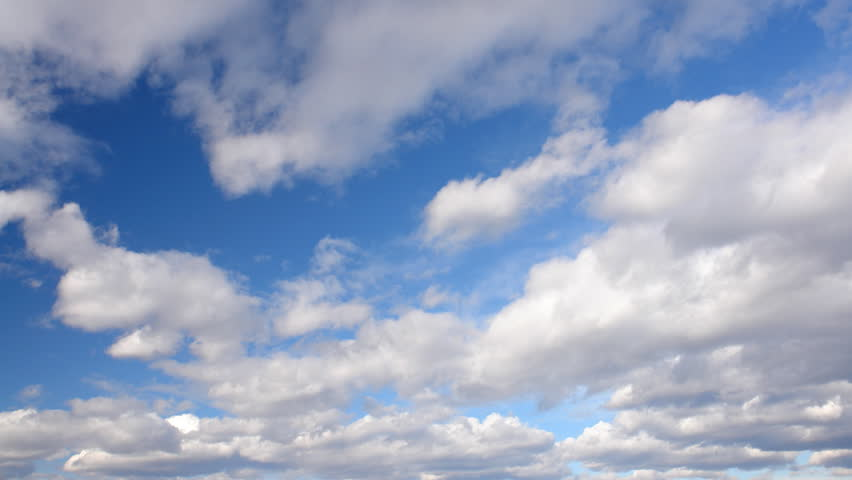
#> input picture 5- Image Classification/Dataset/cloudy125.jpg, 852 x 480 px; its folder holds 4 pictures in this run
$ python fatih_celik_2385268.py
#> lines starting #> are read from the running program, lines starting #| are printed output that depends on the picture
import os
from PIL import Image
import numpy as np
from sklearn.neighbors import KNeighborsClassifier
import matplotlib.pyplot as plt

"""
First, I choose mean and standard deviation features to use in the mystery_features function because both features get information about total contrast and brightness of the images in the dataset. Also they provide information about the distribution of the pixel values in the images.          How does it help to get good classification accuracy?
To give an example, if we have a dataset consist of images of fruits, we can distinguish ripe and unripe ones if we use mean and standard deviation as our features because ripe fruits generally has lower standard deviation than unripe fruits.

Then, I got bad accuricies, after that I changed myster_features to color information.
"""


def mystery_features(images):
    features = []
    for image in images:
        # color information
        color = np.mean(image, axis=(0, 1))
        features.append(color)
    return features


def hist_features(images):
    features = []
    for image in images:
        # bins default 256, 8-bit grayscale
        hist, bins = np.histogram(image, bins=256, range=(0, 256))
        features.append(hist)
    return features


def load_dataset(path):
    trainingImg = []
    trainingLabels = []
    validationImg = []
    validationLabels = []
    testingImg = []
    testingLabels = []

    # Take all the images formatted with .jpg(not the directories) and save it to images
    images = [
        file
        for file in os.scandir(path)
        if file.is_file() and file.name.endswith(".jpg")
    ]
    imagesTotal = len(images)
    trainingNum = int(imagesTotal * 0.5)
    validationNum = int(imagesTotal * 0.25)

    # Iterate from index 0 to trainingNum(%50 of the image)
    for file in images[:trainingNum]:
        imagePath = file.path
        image = Image.open(imagePath)
#> image is the input picture: PIL image 852x480 RGB; mean R, G, B 146.7, 162.1, 189.9
        # Convert to grayscale
        grayscaleImage = image.convert("L")
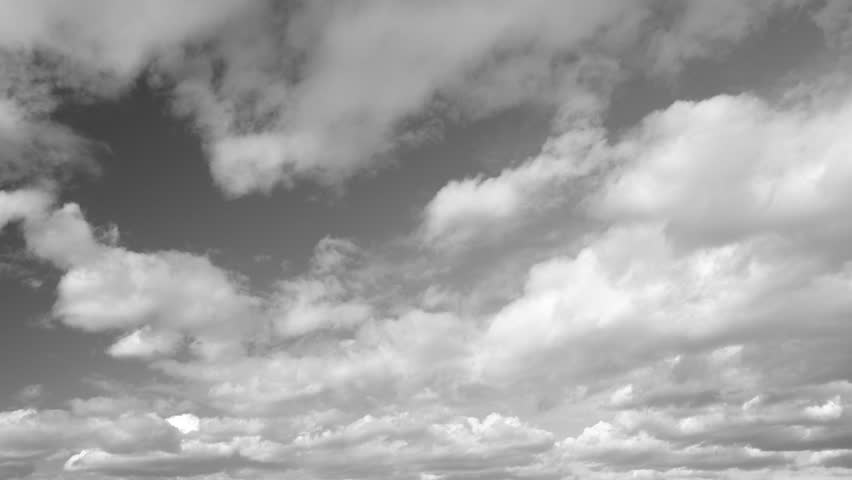
#> grayscaleImage: PIL image 852x480 L; min 62, max 255, mean 160.7
        trainingImg.append(grayscaleImage)

        # Extract class label from file name exluding numbers
        label = file.name.split(".")[0].rstrip("0123456789")
        trainingLabels.append(label)
#> pass 2 of the loop in load_dataset, `for file in images[:trainingNum]:`:
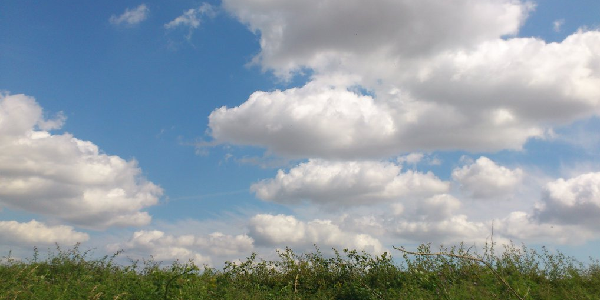
#> input picture 5- Image Classification/Dataset/cloudy131.jpg, 600 x 300 px
#> in load_dataset, image is the input picture: PIL image 600x300 RGB; mean R, G, B 144.5, 156.7, 164.3
#> in load_dataset, `grayscaleImage = image.convert("L")`:
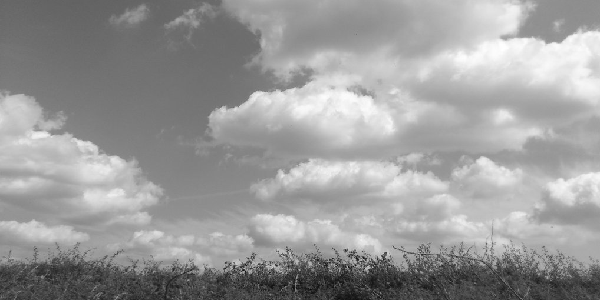
#> grayscaleImage: PIL image 600x300 L; min 4, max 255, mean 153.9

    # Iterate from index trainingNum(%50) to trainingNum + validationNum(%75)
    for file in images[trainingNum : trainingNum + validationNum]:
        imagePath = file.path
        image = Image.open(imagePath)
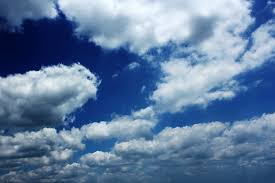
#> input picture 5- Image Classification/Dataset/cloudy107.jpg, 275 x 183 px
#> image is the input picture: PIL image 275x183 RGB; mean R, G, B 97.1, 124.8, 159.5
        # Convert to grayscale
        grayscaleImage = image.convert("L")
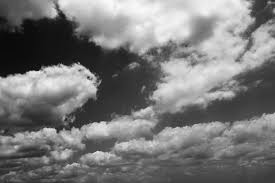
#> grayscaleImage: PIL image 275x183 L; min 6, max 250, mean 120.4
        validationImg.append(grayscaleImage)

        # Extract class label from file name exluding numbers
        label = file.name.split(".")[0].rstrip("0123456789")
        validationLabels.append(label)

    # Iterte from index trainingNum + validationNum (%75) to %100 of the dataset
    for file in images[trainingNum + validationNum :]:
        imagePath = file.path
        image = Image.open(imagePath)
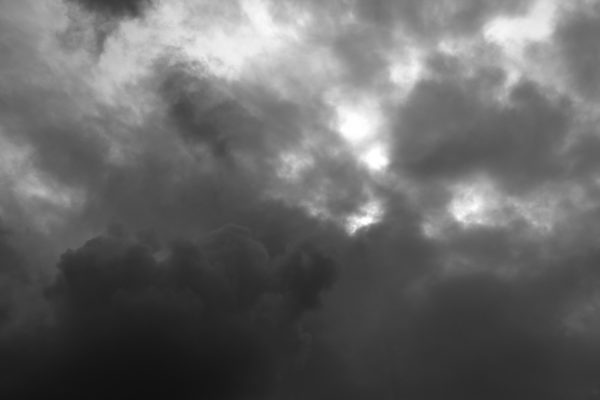
#> input picture 5- Image Classification/Dataset/cloudy1.jpg, 600 x 400 px
#> image is the input picture: PIL image 600x400 RGB; min 16, max 255, mean 102.9
        # Convert to grayscale
        grayscaleImage = image.convert("L")
#> grayscaleImage: PIL image 600x400 L
        testingImg.append(grayscaleImage)

        # Extract class label from file name exluding numbers
        label = file.name.split(".")[0].rstrip("0123456789")
        testingLabels.append(label)

    return (
        (trainingImg, trainingLabels),
        (validationImg, validationLabels),
        (testingImg, testingLabels),
    )


def training(train_features, train_labels, val_features, val_labels):
    k_values = [1, 3, 5, 7]
    accuracies = []

    train_features = np.array(train_features)
    n_samples = train_features.shape[
        0
    ]  # getting number of samples in the training data
    n_features = (
        train_features.size // n_samples
    )  # getting number of features in the training data
    train_features = train_features.reshape(
        n_samples, n_features
    )  # reshaping n_samples rows x n_features columns

    val_features = np.array(val_features)
    n_samples = val_features.shape[
        0
    ]  # getting number of samples in the validation data
    n_features = (
        val_features.size // n_samples
    )  # getting number of features in the validation data
    val_features = val_features.reshape(
        n_samples, n_features
    )  # reshaping n_samples rows x n_features columns

    for k in k_values:
        knn = KNeighborsClassifier(n_neighbors=k)
        knn.fit(train_features, train_labels)

        accuracy = knn.score(val_features, val_labels)
        accuracies.append(accuracy)
        print(f"Accuracy for K={k}: {accuracy}")

    plt.plot(k_values, accuracies)
    plt.xlabel("K")
    plt.ylabel("Validation Accuracy")
    plt.show()

    bestK = int(input("Enter the best value of K: "))
    return bestK


def testing(best_k, test_features, test_labels, train_features, train_labels):
    train_features = np.array(train_features)
    n_samples = train_features.shape[
        0
    ]  # getting number of samples in the training data
    n_features = (
        train_features.size // n_samples
    )  # getting number of features in the training data
    train_features = train_features.reshape(
        n_samples, n_features
    )  # reshaping n_samples rows x n_features columns

    test_features = np.array(test_features)
    n_samples = test_features.shape[0]  # getting number of samples in the test data
    n_features = (
        test_features.size // n_samples
    )  # getting number of features in the test data
    test_features = test_features.reshape(
        n_samples, n_features
    )  # reshaping n_samples rows x n_features columns

    knn = KNeighborsClassifier(n_neighbors=best_k)
    knn.fit(train_features, train_labels)
    accuracy = knn.score(test_features, test_labels)
    return accuracy


if __name__ == "__main__":
    path = "C:\\Users\\M\\Desktop\\SPRING 2022-2023\\CNG 483\\Assignment-2\\Dataset"
    (
        (trainingImg, trainingLabels),
        (validationImg, validationLabels),
        (testingImg, testingLabels),
    ) = load_dataset(path)
#> trainingImg = 2 items; trainingLabels = ['cloudy', 'cloudy']; validationImg = 1 item; validationLabels = ['cloudy']; testingImg = 1 item; testingLabels = ['cloudy']

    print(f"Total training images: {len(trainingImg)}")
#| Total training images: 2
    print(f"Total training labels: {len(trainingLabels)}")
#| Total training labels: 2
    print(f"Total validation images: {len(validationImg)}")
#| Total validation images: 1
    print(f"Total validation labels: {len(validationLabels)}")
#| Total validation labels: 1
    print(f"Total testing images: {len(testingImg)}")
#| Total testing images: 1
    print(f"Total testing labels: {len(testingLabels)}")
#| Total testing labels: 1

    histFeaturesTraining = hist_features(trainingImg)
#> the loop in hist_features, `for image in images:` made 2 passes
#> after the loop in hist_features, `for image in images:`: features = 2 items
#> histFeaturesTraining = 2 items
    histFeaturesValidation = hist_features(validationImg)
#> the loop in hist_features (call 2), `for image in images:` made 1 pass
#> histFeaturesValidation = 1 item
    histFeaturesTesting = hist_features(testingImg)
#> histFeaturesTesting = 1 item
    print(f"Total hist_features Training: {len(histFeaturesTraining)}")
#| Total hist_features Training: 2
    print(f"Total hist_features Validation: {len(histFeaturesValidation)}")
#| Total hist_features Validation: 1
    print(f"Total hist_features Testing: {len(histFeaturesTesting)}")
#| Total hist_features Testing: 1

    mysteryFeaturesTraining = mystery_features(trainingImg)
#> the loop in mystery_features, `for image in images:` made 2 passes
#> color on passes 1 to 2: 160.7, 153.9
#> after the loop in mystery_features, `for image in images:`: features = [160.7, 153.9]
#> mysteryFeaturesTraining = [160.7, 153.9]
    mysteryFeaturesValidation = mystery_features(validationImg)
#> the loop in mystery_features (call 2), `for image in images:` made 1 pass
#> color on pass 1: 120.4
#> mysteryFeaturesValidation = [120.4]
    mysteryFeaturesTesting = mystery_features(testingImg)
#> mysteryFeaturesTesting = [102.9]
    print(f"Total mystery_features Training: {len(mysteryFeaturesTraining)}")
#| Total mystery_features Training: 2
    print(f"Total mystery_features Validation: {len(mysteryFeaturesValidation)}")
#| Total mystery_features Validation: 1
    print(f"Total mystery_features Testing: {len(mysteryFeaturesTesting)}")
#| Total mystery_features Testing: 1

    # Saving
    np.save("mysteryFeaturesTraining.npy", mysteryFeaturesTraining)
    np.save("mysteryFeaturesValidation.npy", mysteryFeaturesValidation)
    np.save("mysteryFeaturesTesting.npy", mysteryFeaturesTesting)

    np.save("histFeaturesTraining.npy", histFeaturesTraining)
    np.save("histFeaturesValidation.npy", histFeaturesValidation)
    np.save("histFeaturesTesting.npy", histFeaturesTesting)

    histK = training(
        histFeaturesTraining, trainingLabels, histFeaturesValidation, validationLabels
    )
#> the loop in training, `for k in k_values:` made 2 passes
#> accuracy on pass 1: 1
#| Accuracy for K=1: 1.0
#> after the loop in training, `for k in k_values:`: accuracies = [1]
#> (the run stopped early here; a loop or call above may not have finished)
